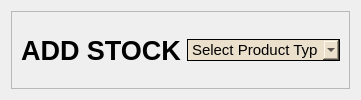
                          <widget class="QWidget" name="widget_4" native="true">
                           <layout class="QHBoxLayout" name="horizontalLayout_22">
                            <item>
                             <widget class="QFrame" name="frame_6">
                              <property name="frameShape">
                               <enum>QFrame::StyledPanel</enum>
                              </property>
                              <property name="frameShadow">
                               <enum>QFrame::Raised</enum>
                              </property>
                              <layout class="QHBoxLayout" name="horizontalLayout_23">
                               <item>
                                <widget class="QLabel" name="addStocklabel">
                                 <property name="sizePolicy">
                                  <sizepolicy hsizetype="Minimum" vsizetype="Preferred">
                                   <horstretch>0</horstretch>
                                   <verstretch>0</verstretch>
                                  </sizepolicy>
                                 </property>
                                 <property name="font">
                                  <font>
                                   <family>Arial</family>
                                   <pointsize>20</pointsize>
                                   <weight>75</weight>
                                   <bold>true</bold>
                                   <underline>false</underline>
                                  </font>
                                 </property>
                                 <property name="styleSheet">
                                  <string notr="true">    background-color: transparent;
</string>
                                 </property>
                                 <property name="text">
                                  <string>ADD STOCK</string>
                                 </property>
                                 <property name="alignment">
                                  <set>Qt::AlignCenter</set>
                                 </property>
                                </widget>
                               </item>
                               <item>
                                <widget class="QComboBox" name="comboBox_Select_Prod_Type_toAdd">
                                 <property name="sizePolicy">
                                  <sizepolicy hsizetype="Minimum" vsizetype="Fixed">
                                   <horstretch>0</horstretch>
                                   <verstretch>0</verstretch>
                                  </sizepolicy>
                                 </property>
                                 <property name="font">
                                  <font>
                                   <pointsize>11</pointsize>
                                  </font>
                                 </property>
                                 <property name="layoutDirection">
                                  <enum>Qt::LeftToRight</enum>
                                 </property>
                                 <property name="styleSheet">
                                  <string notr="true">    background-color: #ebe0cc;
    border-radius: 15px;
border: 1px solid #000000; 
text-align: center;</string>
                                 </property>
                                 <item>
                                  <property name="text">
                                   <string>Select Product Type</string>
                                  </property>
                                 </item>
                                 <item>
                                  <property name="text">
                                   <string>ROOF</string>
                                  </property>
                                 </item>
                                 <item>
                                  <property name="text">
                                   <string>SPANDREL</string>
                                  </property>
                                 </item>
                                 <item>
                                  <property name="text">
                                   <string>GUTTER</string>
                                  </property>
                                 </item>
                                </widget>
                               </item>
                              </layout>
                             </widget>
                            </item>
                           </layout>
                          </widget>
